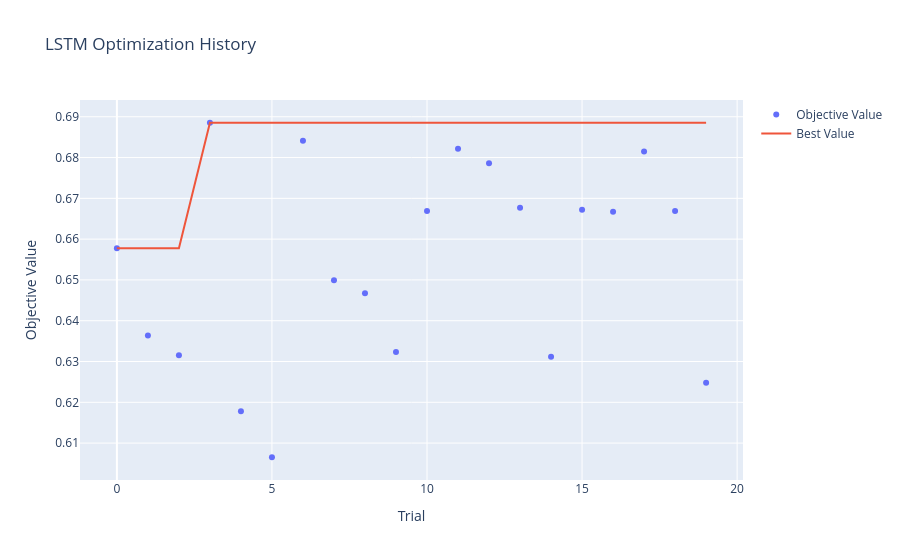
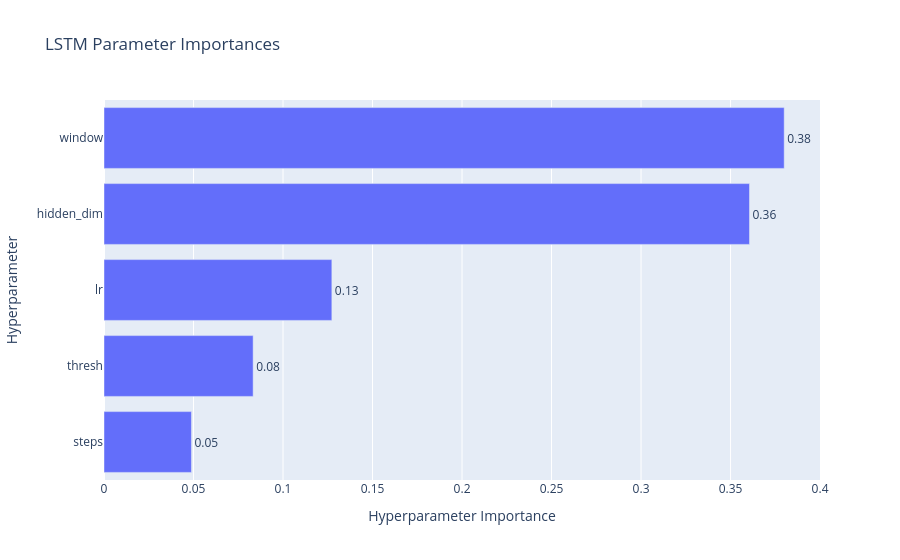
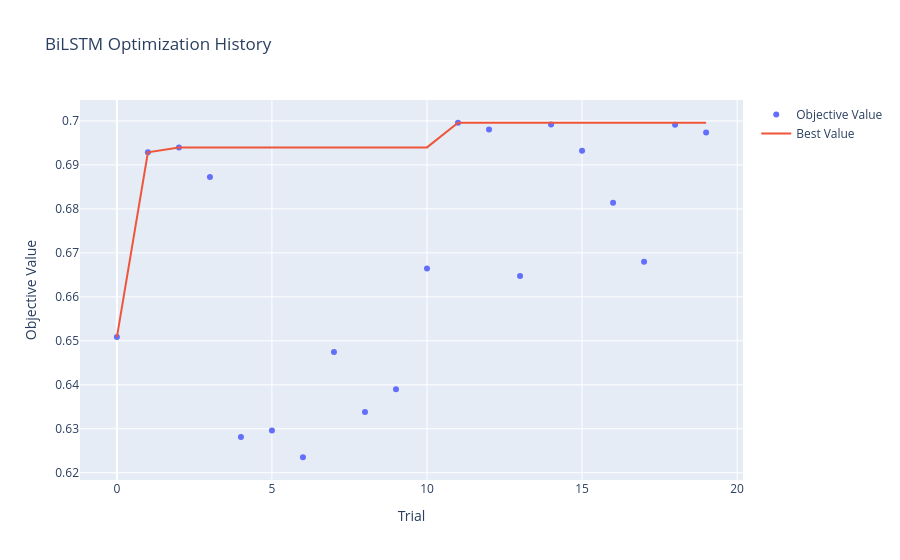
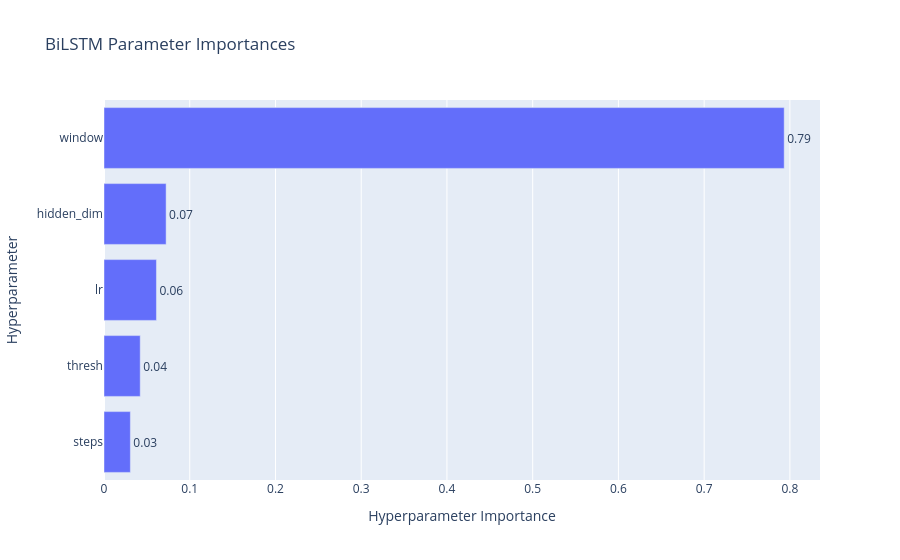

These figures' notebook cell, in order:
### Markdown cell above
## 5. Visualizing Optimization Results
Optuna provides helpful visualizations to understand the search process.

### Code cell
for model_name, study in studies.items():
    print(f"\n--- Optuna Plots for {model_name} ---")
    # Plot 1: Optimization History
    fig1 = plot_optimization_history(study)
    fig1.update_layout(title=f'{model_name} Optimization History')
    fig1.show()
    
    # Plot 2: Parameter Importances
    try:
        fig2 = plot_param_importances(study)
        fig2.update_layout(title=f'{model_name} Parameter Importances')
        fig2.show()
    except:
        print("Could not generate parameter importances plot (might need more completed trials).")

### Figure 1 — Plotly figure (JSON) as saved in the notebook; plotly's stock layout.template omitted (floating-point values rounded to 4 significant figures)
{"data": [{"mode": "markers", "name": "Objective Value", "type": "scatter", "x": [0, 1, 2, 3, 4, 5, 6, 7, 8, 9, 10, 11, 12, 13, 14, 15, 16, 17, 18, 19], "y": [0.6578, 0.6363, 0.6315, 0.6885, 0.6178, 0.6065, 0.6841, 0.6499, 0.6467, 0.6323, 0.6669, 0.6822, 0.6786, 0.6677, 0.6312, 0.6672, 0.6667, 0.6815, 0.6669, 0.6248]}, {"mode": "lines", "name": "Best Value", "type": "scatter", "x": [0, 1, 2, 3, 4, 5, 6, 7, 8, 9, 10, 11, 12, 13, 14, 15, 16, 17, 18, 19], "y": [0.6578, 0.6578, 0.6578, 0.6885, 0.6885, 0.6885, 0.6885, 0.6885, 0.6885, 0.6885, 0.6885, 0.6885, 0.6885, 0.6885, 0.6885, 0.6885, 0.6885, 0.6885, 0.6885, 0.6885]}, {"marker": {"color": "#cccccc"}, "mode": "markers", "name": "Infeasible Trial", "showlegend": false, "type": "scatter", "x": [], "y": []}], "layout": {"title": {"text": "LSTM Optimization History"}, "xaxis": {"title": {"text": "Trial"}}, "yaxis": {"title": {"text": "Objective Value"}}}}

### Figure 2 — Plotly figure (JSON) as saved in the notebook; plotly's stock layout.template omitted (floating-point values rounded to 4 significant figures)
{"data": [{"cliponaxis": false, "hovertemplate": ["steps (IntDistribution): 0.04884739845812184<extra></extra>", "thresh (FloatDistribution): 0.083309230930758<extra></extra>", "lr (FloatDistribution): 0.12727982478673724<extra></extra>", "hidden_dim (CategoricalDistribution): 0.36059287477367186<extra></extra>", "window (IntDistribution): 0.3799706710507112<extra></extra>"], "name": "Objective Value", "orientation": "h", "text": ["0.05", "0.08", "0.13", "0.36", "0.38"], "textposition": "outside", "type": "bar", "x": [0.04885, 0.08331, 0.1273, 0.3606, 0.38], "y": ["steps", "thresh", "lr", "hidden_dim", "window"]}], "layout": {"title": {"text": "LSTM Parameter Importances"}, "xaxis": {"title": {"text": "Hyperparameter Importance"}}, "yaxis": {"title": {"text": "Hyperparameter"}}}}

### Figure 3 — Plotly figure (JSON) as saved in the notebook; plotly's stock layout.template omitted (floating-point values rounded to 4 significant figures)
{"data": [{"mode": "markers", "name": "Objective Value", "type": "scatter", "x": [0, 1, 2, 3, 4, 5, 6, 7, 8, 9, 10, 11, 12, 13, 14, 15, 16, 17, 18, 19], "y": [0.6508, 0.6929, 0.694, 0.6873, 0.6281, 0.6296, 0.6235, 0.6475, 0.6338, 0.639, 0.6664, 0.6996, 0.6981, 0.6647, 0.6992, 0.6932, 0.6814, 0.668, 0.6991, 0.6974]}, {"mode": "lines", "name": "Best Value", "type": "scatter", "x": [0, 1, 2, 3, 4, 5, 6, 7, 8, 9, 10, 11, 12, 13, 14, 15, 16, 17, 18, 19], "y": [0.6508, 0.6929, 0.694, 0.694, 0.694, 0.694, 0.694, 0.694, 0.694, 0.694, 0.694, 0.6996, 0.6996, 0.6996, 0.6996, 0.6996, 0.6996, 0.6996, 0.6996, 0.6996]}, {"marker": {"color": "#cccccc"}, "mode": "markers", "name": "Infeasible Trial", "showlegend": false, "type": "scatter", "x": [], "y": []}], "layout": {"title": {"text": "BiLSTM Optimization History"}, "xaxis": {"title": {"text": "Trial"}}, "yaxis": {"title": {"text": "Objective Value"}}}}

### Figure 4 — Plotly figure (JSON) as saved in the notebook; plotly's stock layout.template omitted (floating-point values rounded to 4 significant figures)
{"data": [{"cliponaxis": false, "hovertemplate": ["steps (IntDistribution): 0.030759563635920136<extra></extra>", "thresh (FloatDistribution): 0.04225856895382359<extra></extra>", "lr (FloatDistribution): 0.061179622767179045<extra></extra>", "hidden_dim (CategoricalDistribution): 0.07245069941743056<extra></extra>", "window (IntDistribution): 0.7933515452256468<extra></extra>"], "name": "Objective Value", "orientation": "h", "text": ["0.03", "0.04", "0.06", "0.07", "0.79"], "textposition": "outside", "type": "bar", "x": [0.03076, 0.04226, 0.06118, 0.07245, 0.7934], "y": ["steps", "thresh", "lr", "hidden_dim", "window"]}], "layout": {"title": {"text": "BiLSTM Parameter Importances"}, "xaxis": {"title": {"text": "Hyperparameter Importance"}}, "yaxis": {"title": {"text": "Hyperparameter"}}}}
